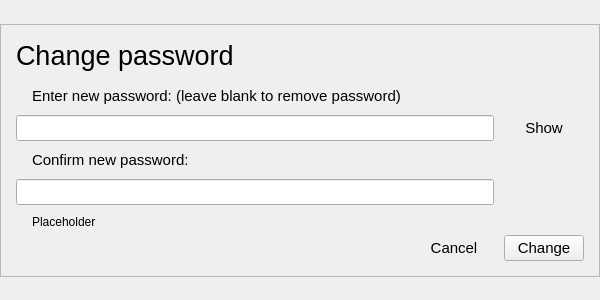
<?xml version="1.0" encoding="UTF-8"?>
<ui version="4.0">
 <class>UpdatePassword</class>
 <widget class="QWidget" name="UpdatePassword">
  <property name="geometry">
   <rect>
    <x>0</x>
    <y>0</y>
    <width>600</width>
    <height>300</height>
   </rect>
  </property>
  <property name="sizePolicy">
   <sizepolicy hsizetype="Fixed" vsizetype="Preferred">
    <horstretch>0</horstretch>
    <verstretch>0</verstretch>
   </sizepolicy>
  </property>
  <property name="windowTitle">
   <string>Form</string>
  </property>
  <layout class="QGridLayout" name="gridLayout">
   <property name="leftMargin">
    <number>0</number>
   </property>
   <property name="topMargin">
    <number>0</number>
   </property>
   <property name="rightMargin">
    <number>0</number>
   </property>
   <property name="bottomMargin">
    <number>0</number>
   </property>
   <property name="spacing">
    <number>0</number>
   </property>
   <item row="1" column="0">
    <widget class="QFrame" name="frame">
     <property name="sizePolicy">
      <sizepolicy hsizetype="Fixed" vsizetype="Preferred">
       <horstretch>0</horstretch>
       <verstretch>0</verstretch>
      </sizepolicy>
     </property>
     <property name="minimumSize">
      <size>
       <width>600</width>
       <height>0</height>
      </size>
     </property>
     <property name="frameShape">
      <enum>QFrame::StyledPanel</enum>
     </property>
     <property name="frameShadow">
      <enum>QFrame::Raised</enum>
     </property>
     <layout class="QGridLayout" name="gridLayout_4">
      <property name="leftMargin">
       <number>15</number>
      </property>
      <property name="topMargin">
       <number>15</number>
      </property>
      <property name="rightMargin">
       <number>15</number>
      </property>
      <property name="bottomMargin">
       <number>15</number>
      </property>
      <item row="3" column="0">
       <layout class="QGridLayout" name="gridLayout_3">
        <property name="bottomMargin">
         <number>0</number>
        </property>
        <property name="horizontalSpacing">
         <number>10</number>
        </property>
        <property name="verticalSpacing">
         <number>0</number>
        </property>
        <item row="0" column="1">
         <widget class="QPushButton" name="cancel_button">
          <property name="font">
           <font>
            <pointsize>11</pointsize>
           </font>
          </property>
          <property name="cursor">
           <cursorShape>PointingHandCursor</cursorShape>
          </property>
          <property name="toolTip">
           <string>Return to diary menu.</string>
          </property>
          <property name="text">
           <string>Cancel</string>
          </property>
          <property name="flat">
           <bool>true</bool>
          </property>
         </widget>
        </item>
        <item row="0" column="2">
         <widget class="QPushButton" name="change_button">
          <property name="font">
           <font>
            <pointsize>11</pointsize>
           </font>
          </property>
          <property name="cursor">
           <cursorShape>PointingHandCursor</cursorShape>
          </property>
          <property name="toolTip">
           <string>Update the password.</string>
          </property>
          <property name="text">
           <string>Change</string>
          </property>
         </widget>
        </item>
        <item row="0" column="0">
         <spacer name="horizontalSpacer">
          <property name="orientation">
           <enum>Qt::Horizontal</enum>
          </property>
          <property name="sizeHint" stdset="0">
           <size>
            <width>40</width>
            <height>20</height>
           </size>
          </property>
         </spacer>
        </item>
       </layout>
      </item>
      <item row="1" column="0">
       <spacer name="verticalSpacer_3">
        <property name="orientation">
         <enum>Qt::Vertical</enum>
        </property>
        <property name="sizeType">
         <enum>QSizePolicy::Fixed</enum>
        </property>
        <property name="sizeHint" stdset="0">
         <size>
          <width>20</width>
          <height>10</height>
         </size>
        </property>
       </spacer>
      </item>
      <item row="2" column="0">
       <layout class="QGridLayout" name="gridLayout_5">
        <property name="bottomMargin">
         <number>0</number>
        </property>
        <property name="spacing">
         <number>10</number>
        </property>
        <item row="1" column="2">
         <widget class="QPushButton" name="show_button">
          <property name="font">
           <font>
            <pointsize>11</pointsize>
           </font>
          </property>
          <property name="cursor">
           <cursorShape>PointingHandCursor</cursorShape>
          </property>
          <property name="toolTip">
           <string>Show both passwords.</string>
          </property>
          <property name="text">
           <string>Show</string>
          </property>
          <property name="flat">
           <bool>true</bool>
          </property>
         </widget>
        </item>
        <item row="2" column="1">
         <widget class="QLabel" name="label_2">
          <property name="font">
           <font>
            <pointsize>11</pointsize>
           </font>
          </property>
          <property name="text">
           <string>Confirm new password:</string>
          </property>
          <property name="indent">
           <number>16</number>
          </property>
         </widget>
        </item>
        <item row="1" column="1">
         <widget class="QLineEdit" name="password">
          <property name="font">
           <font>
            <pointsize>11</pointsize>
           </font>
          </property>
          <property name="maxLength">
           <number>256</number>
          </property>
          <property name="echoMode">
           <enum>QLineEdit::Password</enum>
          </property>
         </widget>
        </item>
        <item row="3" column="1">
         <widget class="QLineEdit" name="password2">
          <property name="font">
           <font>
            <pointsize>11</pointsize>
           </font>
          </property>
          <property name="maxLength">
           <number>256</number>
          </property>
          <property name="echoMode">
           <enum>QLineEdit::Password</enum>
          </property>
         </widget>
        </item>
        <item row="0" column="1">
         <widget class="QLabel" name="label">
          <property name="font">
           <font>
            <pointsize>11</pointsize>
           </font>
          </property>
          <property name="text">
           <string>Enter new password: (leave blank to remove password)</string>
          </property>
          <property name="indent">
           <number>16</number>
          </property>
         </widget>
        </item>
        <item row="4" column="1">
         <widget class="QLabel" name="alert_text">
          <property name="font">
           <font>
            <pointsize>9</pointsize>
           </font>
          </property>
          <property name="text">
           <string>Placeholder</string>
          </property>
          <property name="indent">
           <number>16</number>
          </property>
         </widget>
        </item>
       </layout>
      </item>
      <item row="0" column="0">
       <widget class="QLabel" name="label_3">
        <property name="font">
         <font>
          <pointsize>20</pointsize>
         </font>
        </property>
        <property name="text">
         <string>Change password</string>
        </property>
       </widget>
      </item>
     </layout>
    </widget>
   </item>
   <item row="0" column="0">
    <spacer name="verticalSpacer">
     <property name="orientation">
      <enum>Qt::Vertical</enum>
     </property>
     <property name="sizeHint" stdset="0">
      <size>
       <width>20</width>
       <height>0</height>
      </size>
     </property>
    </spacer>
   </item>
   <item row="2" column="0">
    <spacer name="verticalSpacer_2">
     <property name="orientation">
      <enum>Qt::Vertical</enum>
     </property>
     <property name="sizeHint" stdset="0">
      <size>
       <width>20</width>
       <height>0</height>
      </size>
     </property>
    </spacer>
   </item>
  </layout>
 </widget>
 <resources/>
 <connections/>
</ui>
